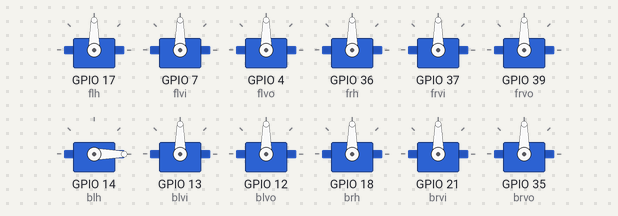
Recording of a program running on a simulated ESP32-S3. Parts: 12 × servo. What the program prints to the serial monitor is not drawn.

Above: at 1.05 s.
Timing chart, 0 to 5.6 s (numbered marks = the images above):
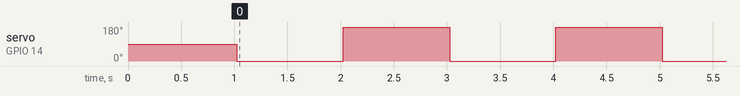

Measured:
- by itself, servo on GPIO 14 (blh): alternates 180° for 1.0 s and 0° for 1.0 s

The program:

main.cpp
```cpp
#include <Arduino.h>
#include <ESP32Servo.h>

// f:front, b:back, l:left, r:right, h:horizontal, v:vertical, i:inner, o:outer

int flh = 17;
int flvi = 7;
int flvo = 4;

Servo flhServo;
Servo flviServo;
Servo flvoServo;

int frh = 36;
int frvi = 37;
int frvo = 39;

Servo frhServo;
Servo frviServo;
Servo frvoServo;

// done
int blh = 14;
int blvi = 13;
int blvo = 12;

Servo blhServo;
Servo blviServo;
Servo blvoServo;
// not done
int brh = 18;
int brvi = 21;
int brvo = 35;

Servo brhServo;
Servo brviServo;
Servo brvoServo;

void setup()
{
  Serial.begin(115200);
  delay(1000);
  // put your setup code here, to run once:
  ESP32PWM::allocateTimer(0);
  ESP32PWM::allocateTimer(1);
  ESP32PWM::allocateTimer(2);
  ESP32PWM::allocateTimer(3);

  ESP32PWM::allocateTimer(4);
  ESP32PWM::allocateTimer(5);
  ESP32PWM::allocateTimer(6);
  ESP32PWM::allocateTimer(7);

  Serial.printf("Attaching flhServo to pwm %d\n", flhServo.attach(flh, 500, 2400));
  Serial.printf("Attaching flviServo to pwm %d\n", flviServo.attach(flvi, 500, 2400));
  Serial.printf("Attaching flvoServo to pwm %d\n", flvoServo.attach(flvo, 500, 2400));

  Serial.printf("Attaching frhServo to pwm %d\n", frhServo.attach(frh, 500, 2400));
  Serial.printf("Attaching frviServo to pwm %d\n", frviServo.attach(frvi, 500, 2400));
  Serial.printf("Attaching frvoServo to pwm %d\n", frvoServo.attach(frvo, 500, 2400));

  Serial.printf("Attaching blhServo to pwm %d\n", blhServo.attach(blh, 500, 2400));
  Serial.printf("Attaching blviServo to pwm %d\n", blviServo.attach(blvi, 500, 2400));
  Serial.printf("Attaching blvoServo to pwm %d\n", blvoServo.attach(blvo, 500, 2400));

  Serial.printf("Attaching brhServo to pwm %d\n", brhServo.attach(brh, 500, 2400));
  Serial.printf("Attaching brviServo to pwm %d\n", brviServo.attach(brvi, 500, 2400));
  Serial.printf("Attaching brvoServo to pwm %d\n", brvoServo.attach(brvo, 500, 2400));
}

void loop()
{
  // put your main code here, to run repeatedly:
  // frvi servo needs to be tuned to correct angles
  // frh and flh oscillate weirdly
  blhServo.write(0);

  delay(1000);
  blhServo.write(180);

  delay(1000);
}
```
